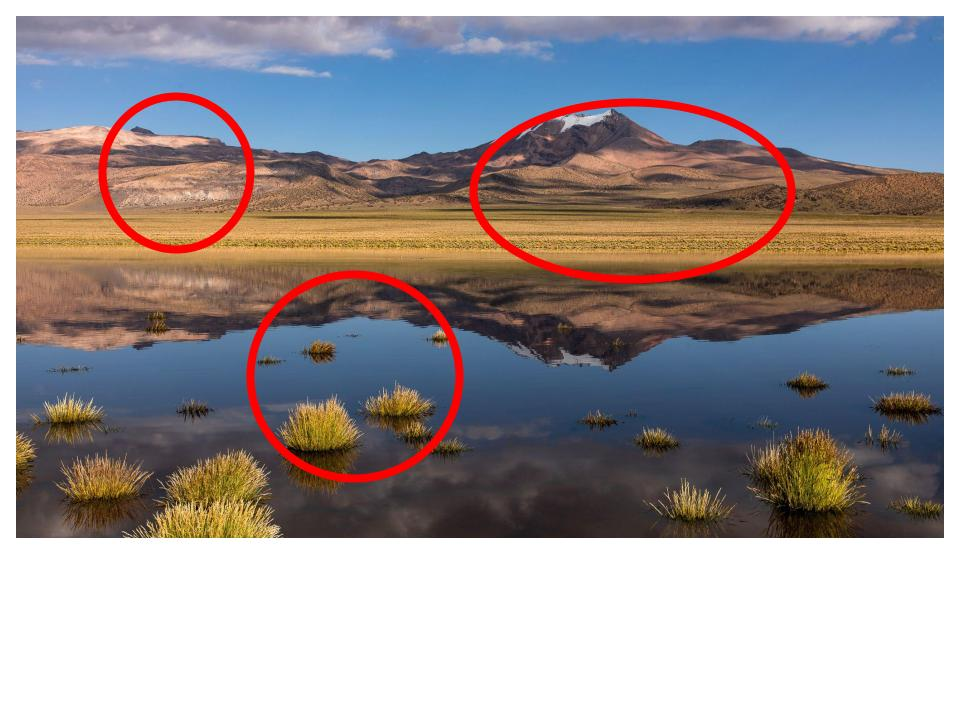
#> input picture images/ManyCircles.jpg, 960 x 720 px, found by its file name
$ python driver.py
#> lines starting #> are read from the running program, lines starting #| are printed output that depends on the picture; after the words box and inside, x2 and y2 are one past the last pixel; in counts of white or black regions, pixels touching at a corner belong together
import cv2
import matplotlib.pyplot as plt
import numpy as np

imagePath = "./images/ManyCircles.jpg"

image = cv2.imread(imagePath)
#> image is the input picture: shape (720, 960, 3); mean B, G, R 149.6, 147.8, 154

hsv_image = cv2.cvtColor(image, cv2.COLOR_BGR2HSV)
#> hsv_image: shape (720, 960, 3); mean H, S, V 51.2, 75.6, 173.9

# making a mask for red color in the image
lower_red1 = np.array([0, 20, 20])
upper_red1 = np.array([4, 255, 255])
mask1 = cv2.inRange(hsv_image, lower_red1, upper_red1)
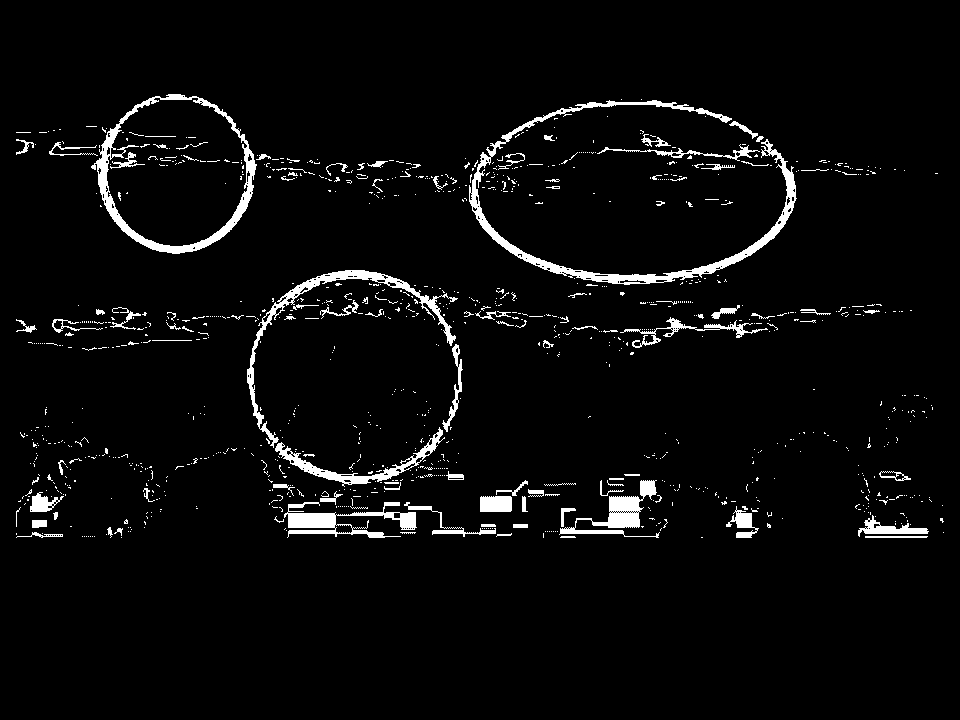
#> mask1: shape (720, 960); 4% white; 1052 white regions (942 under 20 px), largest, box (x1, y1, x2, y2) and area: (469, 100, 797, 285) 4850, (91, 94, 257, 254) 3265, (247, 270, 458, 448) 2401

# making a secondary mask to catch compression artifacts and other red shades
lower_red2 = np.array([176, 20, 20])
upper_red2 = np.array([180, 255, 255])
mask2 = cv2.inRange(hsv_image, lower_red2, upper_red2)
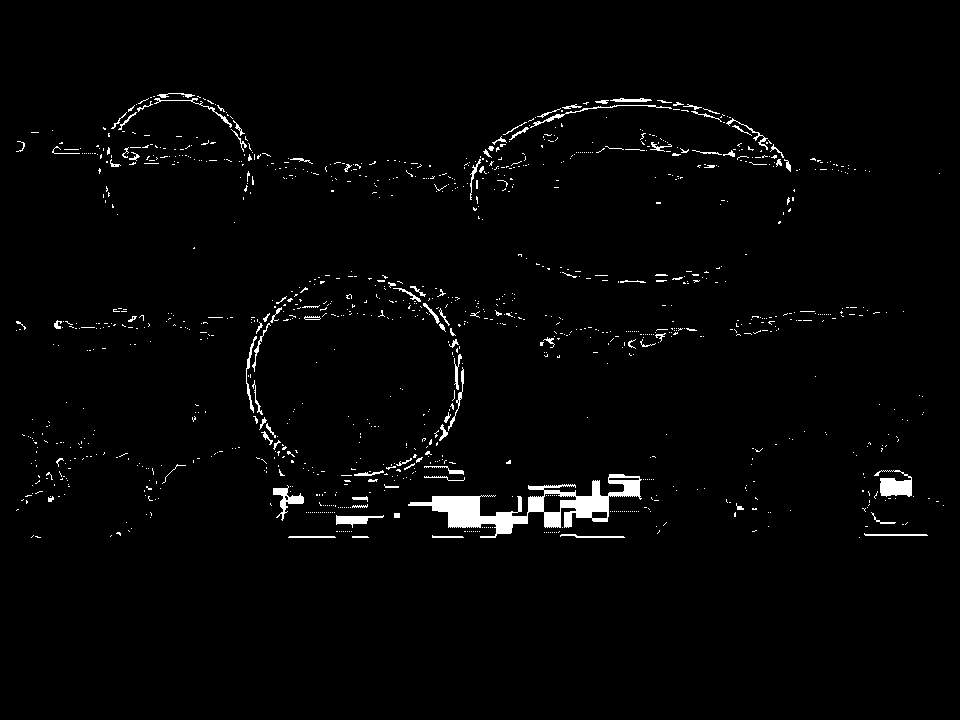
#> mask2: shape (720, 960); 2% white; 1182 white regions (1078 under 20 px), largest, box (x1, y1, x2, y2) and area: (408, 474, 642, 538) 4489, (874, 470, 912, 497) 582, (273, 485, 304, 521) 351

# combining the two masks to get a final mask for red color
mask = cv2.bitwise_or(mask1, mask2)
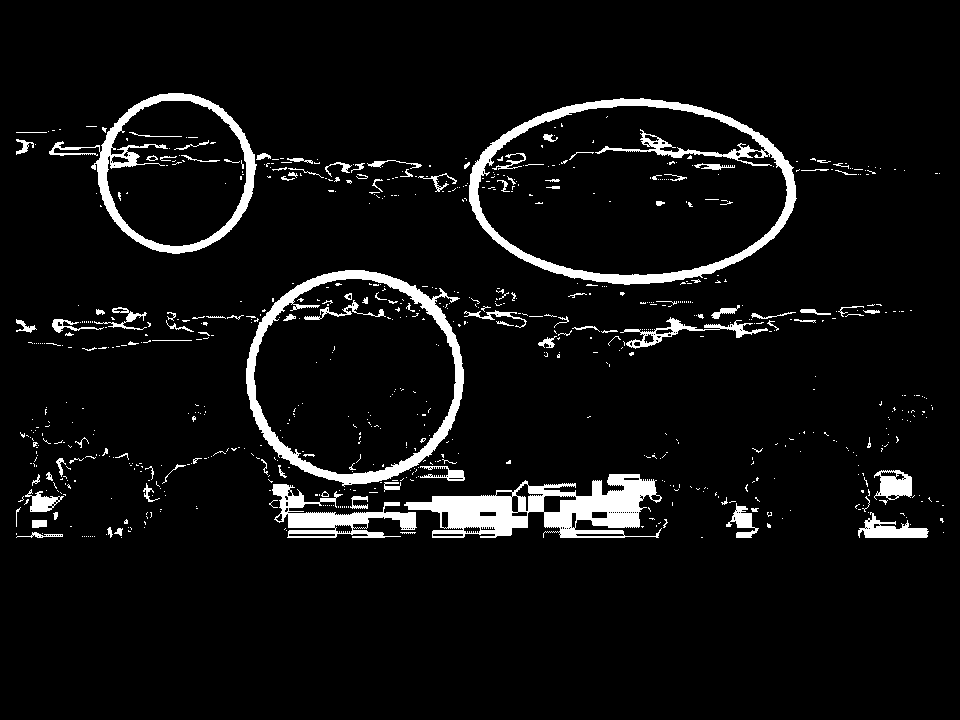
#> mask: shape (720, 960); 6% white; 765 white regions (651 under 20 px), largest, box (x1, y1, x2, y2) and area: (404, 474, 662, 538) 8047, (469, 98, 797, 285) 7681, (246, 270, 464, 487) 6340

# blurring the mask to reduce noise and improve circle detection
gray = cv2.medianBlur(mask, 5)
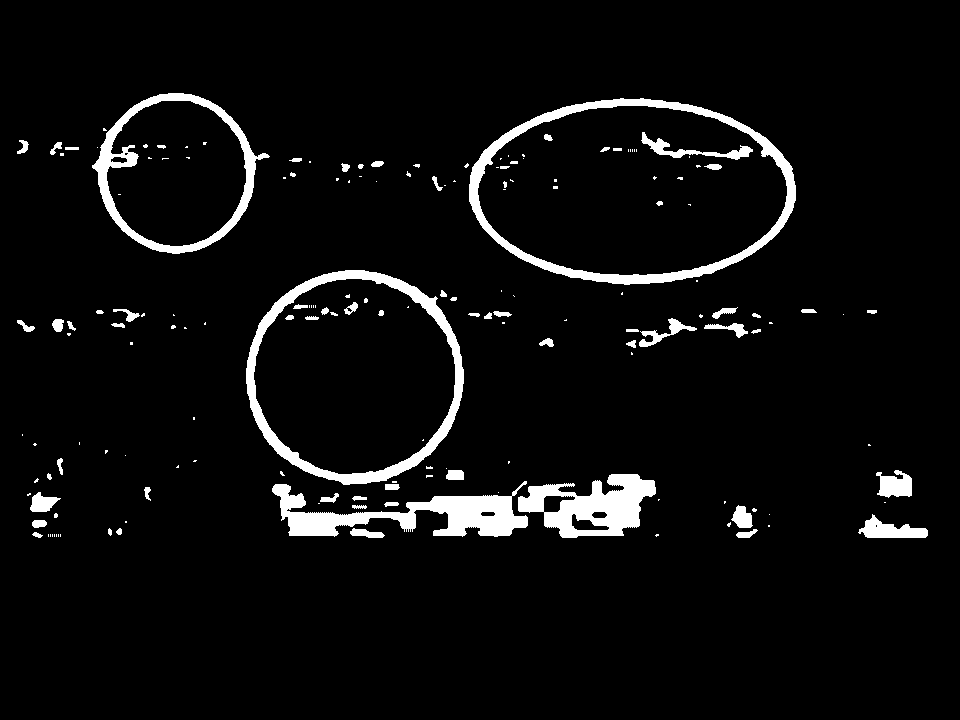
#> gray: shape (720, 960); 5.1% white; 172 white regions (101 under 20 px), largest, box (x1, y1, x2, y2) and area: (469, 98, 796, 285) 6677, (246, 270, 464, 485) 6177, (272, 481, 528, 537) 5815
cv2.imshow('gray', gray)

# detecting circles in the image using Hough Circle Transform
circles = cv2.HoughCircles(gray, cv2.HOUGH_GRADIENT, dp=1, minDist=50, param1=100, param2=40, minRadius=30, maxRadius=500)
#> circles = [[354.5, 370.5, 101.6], [174.5, 172.5, 79.6]]

if circles is not None:
    print(f"Detected {len(circles[0])} circles")
#| Detected 2 circles
    circles = np.uint16(np.around(circles))
#> circles = [[354, 370, 102], [174, 172, 80]]
    for (x, y, r) in circles[0, :]:
        # Draw the outer circle
        cv2.circle(image, (x, y), r, (0, 255, 0), 2)

        # Draw a cross at the center
        cross_size = 10
        cv2.line(image, (x - cross_size, y), (x + cross_size, y), (255, 0, 0), 2)
        cv2.line(image, (x, y - cross_size), (x, y + cross_size), (255, 0, 0), 2)
#> this loop made 2 passes
#> (x, y, r, cross_size) on passes 1 to 2: (354, 370, 102, 10), (174, 172, 80, 10)
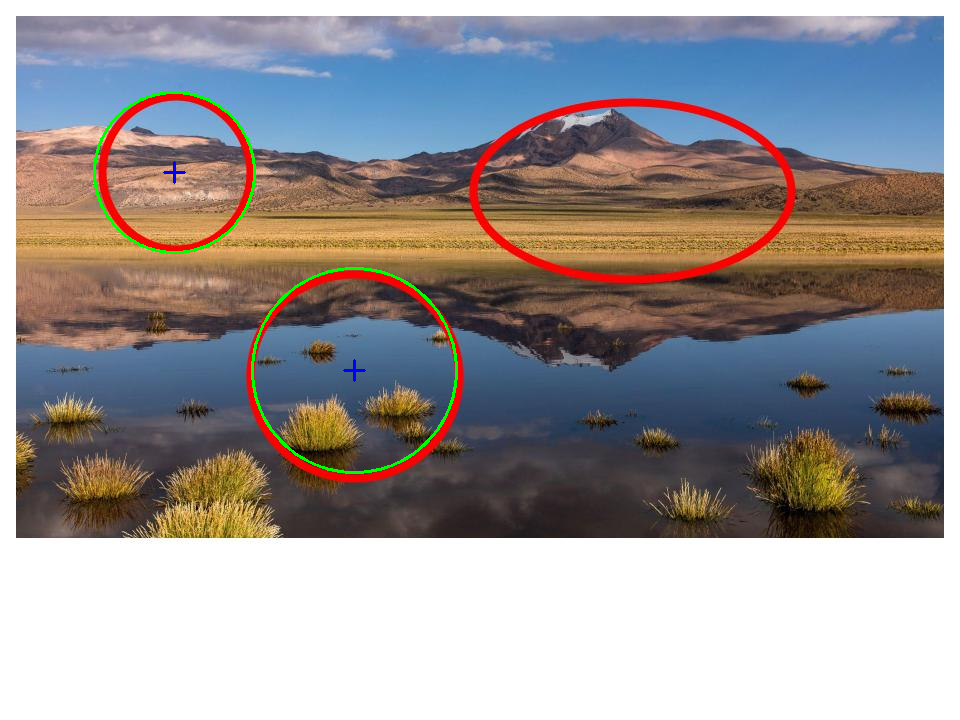
#> image: shape (720, 960, 3); 0.52% of pixels changed, all inside (x1, y1, x2, y2) = (93, 91, 458, 474)

    cv2.imshow('Detected Circle', image)
    cv2.waitKey(0)
    cv2.destroyAllWindows()
else:
    print("No circles detected")

cv2.waitKey(0)
cv2.destroyAllWindows()
